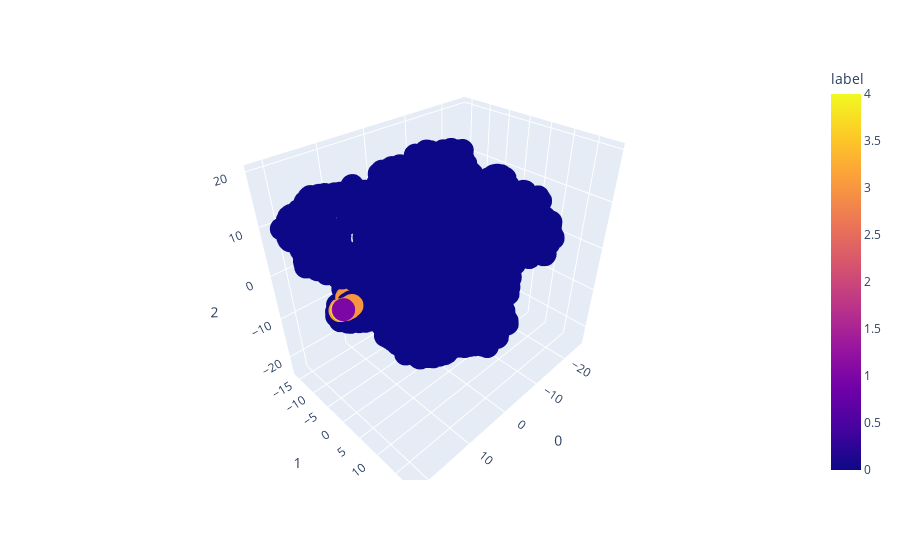

Here is the notebook cell this chart was saved with:
### Code cell
labels = meanshift_labels

features = df_pca.iloc[:, -5:]

tsne = TSNE(n_components=3, random_state=0)
projections = tsne.fit_transform(features, )

fig = px.scatter_3d(
    projections, x=0, y=1, z=2,
    color=labels, labels={'color': 'label'}
)
fig.update_traces(marker_size=8)
fig.show()

### Figure 1 — Plotly figure (JSON) as saved in the notebook; plotly's stock layout.template omitted (floating-point values rounded to 4 significant figures; data arrays with more than 128 entries replaced by an {"elided": "..."} marker saying what was removed)
{"data": [{"hovertemplate": "0=%{x}<br>1=%{y}<br>2=%{z}<br>label=%{marker.color}<extra></extra>", "legendgroup": "", "marker": {"color": {"elided": "10133 int values"}, "coloraxis": "coloraxis", "size": 8, "symbol": "circle"}, "mode": "markers", "name": "", "scene": "scene", "showlegend": false, "type": "scatter3d", "x": {"elided": "10133 float values"}, "y": {"elided": "10133 float values"}, "z": {"elided": "10133 float values"}}], "layout": {"coloraxis": {"colorbar": {"title": {"text": "label"}}, "colorscale": [[0, "#0d0887"], [0.1111, "#46039f"], [0.2222, "#7201a8"], [0.3333, "#9c179e"], [0.4444, "#bd3786"], [0.5556, "#d8576b"], [0.6667, "#ed7953"], [0.7778, "#fb9f3a"], [0.8889, "#fdca26"], [1, "#f0f921"]]}, "legend": {"tracegroupgap": 0}, "margin": {"t": 60}, "scene": {"domain": {"x": [0, 1], "y": [0, 1]}, "xaxis": {"title": {"text": "0"}}, "yaxis": {"title": {"text": "1"}}, "zaxis": {"title": {"text": "2"}}}}}
